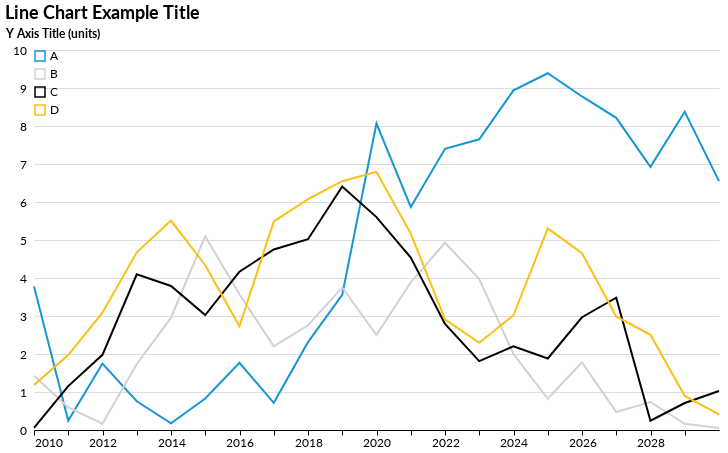

Here is the notebook cell this chart was saved with:
### Code cell
time_chart = alt.Chart(time).mark_line().encode(
    x = "index:T",
    y = alt.Y('value:Q', axis = alt.Axis(title = "Y Axis Title (units)")),
    color = 'variable:N'
).properties(
    title = "Line Chart Example Title"
)

time_chart

### Figure 1 — Vega-Lite specification as saved in the notebook (floating-point values rounded to 4 significant figures)
{"$schema": "https://vega.github.io/schema/vega-lite/v2.6.0.json", "config": {"area": {"fill": "#1696d2"}, "axisX": {"domain": true, "domainColor": "#000000", "domainWidth": 1, "grid": false, "labelAngle": 0, "labelFont": "Lato", "labelFontSize": 12, "tickColor": "#000000", "tickSize": 5, "title": "", "titleFont": "Lato", "titleFontSize": 12, "titlePadding": 10}, "axisY": {"domain": false, "grid": true, "gridColor": "#DEDDDD", "gridWidth": 1, "labelFont": "Lato", "labelFontSize": 12, "labelPadding": 8, "ticks": false, "titleAngle": 0, "titleFont": "Lato", "titleFontSize": 12, "titlePadding": 10, "titleX": 18, "titleY": -10}, "background": "#FFFFFF", "bar": {"binSpacing": 1, "continuousBandSize": 30, "discreteBandSize": 30, "fill": "#1696d2", "size": 40, "stroke": false}, "legend": {"labelFont": "Lato", "labelFontSize": 12, "offset": 0, "orient": "top-left", "symbolSize": 100, "symbolType": "square", "title": "", "titleFont": "Lato", "titleFontSize": 12, "titlePadding": 10}, "line": {"color": "#1696d2", "stroke": "#1696d2", "strokewidth": 5}, "path": {"stroke": "#1696d2", "strokeWidth": 0.5}, "point": {"filled": true}, "range": {"category": ["#1696d2", "#d2d2d2", "#000000", "#fdbf11", "#ec008b", "#55b748", "#5c5859", "#db2b27"], "diverging": ["#cfe8f3", "#a2d4ec", "#73bfe2", "#46abdb", "#1696d2", "#12719e"]}, "text": {"align": "right", "color": "#1696d2", "font": "Lato", "fontSize": 11, "fontWeight": 400, "size": 11}, "title": {"anchor": "start", "font": "Lato", "fontColor": "#000000", "fontSize": 18}, "trail": {"color": "#1696d2", "size": 1, "stroke": "#1696d2", "strokeWidth": 0}, "view": {"stroke": "transparent"}}, "data": {"name": "data-ebc89b5481b964b179fa010f67c816c4"}, "datasets": {"data-ebc89b5481b964b179fa010f67c816c4": [{"index": "2009-12-31T00:00:00", "value": 3.78, "variable": "A"}, {"index": "2010-12-31T00:00:00", "value": 0.2471, "variable": "A"}, {"index": "2011-12-31T00:00:00", "value": 1.748, "variable": "A"}, {"index": "2012-12-31T00:00:00", "value": 0.7556, "variable": "A"}, {"index": "2013-12-31T00:00:00", "value": 0.174, "variable": "A"}, {"index": "2014-12-31T00:00:00", "value": 0.8306, "variable": "A"}, {"index": "2015-12-31T00:00:00", "value": 1.77, "variable": "A"}, {"index": "2016-12-31T00:00:00", "value": 0.7159, "variable": "A"}, {"index": "2017-12-31T00:00:00", "value": 2.312, "variable": "A"}, {"index": "2018-12-31T00:00:00", "value": 3.557, "variable": "A"}, {"index": "2019-12-31T00:00:00", "value": 8.064, "variable": "A"}, {"index": "2020-12-31T00:00:00", "value": 5.869, "variable": "A"}, {"index": "2021-12-31T00:00:00", "value": 7.401, "variable": "A"}, {"index": "2022-12-31T00:00:00", "value": 7.65, "variable": "A"}, {"index": "2023-12-31T00:00:00", "value": 8.937, "variable": "A"}, {"index": "2024-12-31T00:00:00", "value": 9.388, "variable": "A"}, {"index": "2025-12-31T00:00:00", "value": 8.777, "variable": "A"}, {"index": "2026-12-31T00:00:00", "value": 8.215, "variable": "A"}, {"index": "2027-12-31T00:00:00", "value": 6.925, "variable": "A"}, {"index": "2028-12-31T00:00:00", "value": 8.376, "variable": "A"}, {"index": "2029-12-31T00:00:00", "value": 6.548, "variable": "A"}, {"index": "2009-12-31T00:00:00", "value": 1.426, "variable": "B"}, {"index": "2010-12-31T00:00:00", "value": 0.5933, "variable": "B"}, {"index": "2011-12-31T00:00:00", "value": 0.1649, "variable": "B"}, {"index": "2012-12-31T00:00:00", "value": 1.736, "variable": "B"}, {"index": "2013-12-31T00:00:00", "value": 2.956, "variable": "B"}, {"index": "2014-12-31T00:00:00", "value": 5.098, "variable": "B"}, {"index": "2015-12-31T00:00:00", "value": 3.572, "variable": "B"}, {"index": "2016-12-31T00:00:00", "value": 2.199, "variable": "B"}, {"index": "2017-12-31T00:00:00", "value": 2.757, "variable": "B"}, {"index": "2018-12-31T00:00:00", "value": 3.751, "variable": "B"}, {"index": "2019-12-31T00:00:00", "value": 2.498, "variable": "B"}, {"index": "2020-12-31T00:00:00", "value": 3.884, "variable": "B"}, {"index": "2021-12-31T00:00:00", "value": 4.925, "variable": "B"}, {"index": "2022-12-31T00:00:00", "value": 3.969, "variable": "B"}, {"index": "2023-12-31T00:00:00", "value": 2.0, "variable": "B"}, {"index": "2024-12-31T00:00:00", "value": 0.8244, "variable": "B"}, {"index": "2025-12-31T00:00:00", "value": 1.78, "variable": "B"}, {"index": "2026-12-31T00:00:00", "value": 0.4729, "variable": "B"}, {"index": "2027-12-31T00:00:00", "value": 0.7362, "variable": "B"}, {"index": "2028-12-31T00:00:00", "value": 0.1637, "variable": "B"}, {"index": "2029-12-31T00:00:00", "value": 0.05301, "variable": "B"}, {"index": "2009-12-31T00:00:00", "value": 0.05873, "variable": "C"}, {"index": "2010-12-31T00:00:00", "value": 1.156, "variable": "C"}, {"index": "2011-12-31T00:00:00", "value": 1.978, "variable": "C"}, {"index": "2012-12-31T00:00:00", "value": 4.096, "variable": "C"}, {"index": "2013-12-31T00:00:00", "value": 3.791, "variable": "C"}, {"index": "2014-12-31T00:00:00", "value": 3.026, "variable": "C"}, {"index": "2015-12-31T00:00:00", "value": 4.168, "variable": "C"}, {"index": "2016-12-31T00:00:00", "value": 4.75, "variable": "C"}, {"index": "2017-12-31T00:00:00", "value": 5.019, "variable": "C"}, {"index": "2018-12-31T00:00:00", "value": 6.409, "variable": "C"}, {"index": "2019-12-31T00:00:00", "value": 5.603, "variable": "C"}, {"index": "2020-12-31T00:00:00", "value": 4.537, "variable": "C"}, {"index": "2021-12-31T00:00:00", "value": 2.792, "variable": "C"}, {"index": "2022-12-31T00:00:00", "value": 1.814, "variable": "C"}, {"index": "2023-12-31T00:00:00", "value": 2.199, "variable": "C"}, {"index": "2024-12-31T00:00:00", "value": 1.881, "variable": "C"}, {"index": "2025-12-31T00:00:00", "value": 2.967, "variable": "C"}, {"index": "2026-12-31T00:00:00", "value": 3.482, "variable": "C"}, {"index": "2027-12-31T00:00:00", "value": 0.2438, "variable": "C"}, {"index": "2028-12-31T00:00:00", "value": 0.7096, "variable": "C"}, {"index": "2029-12-31T00:00:00", "value": 1.027, "variable": "C"}, {"index": "2009-12-31T00:00:00", "value": 1.186, "variable": "D"}, {"index": "2010-12-31T00:00:00", "value": 1.97, "variable": "D"}, {"index": "2011-12-31T00:00:00", "value": 3.087, "variable": "D"}, {"index": "2012-12-31T00:00:00", "value": 4.677, "variable": "D"}, {"index": "2013-12-31T00:00:00", "value": 5.511, "variable": "D"}, {"index": "2014-12-31T00:00:00", "value": 4.336, "variable": "D"}, {"index": "2015-12-31T00:00:00", "value": 2.728, "variable": "D"}, {"index": "2016-12-31T00:00:00", "value": 5.49, "variable": "D"}, {"index": "2017-12-31T00:00:00", "value": 6.073, "variable": "D"}, {"index": "2018-12-31T00:00:00", "value": 6.547, "variable": "D"}, {"index": "2019-12-31T00:00:00", "value": 6.792, "variable": "D"}, {"index": "2020-12-31T00:00:00", "value": 5.169, "variable": "D"}, {"index": "2021-12-31T00:00:00", "value": 2.909, "variable": "D"}, {"index": "2022-12-31T00:00:00", "value": 2.296, "variable": "D"}, {"index": "2023-12-31T00:00:00", "value": 3.019, "variable": "D"}, {"index": "2024-12-31T00:00:00", "value": 5.307, "variable": "D"}, {"index": "2025-12-31T00:00:00", "value": 4.656, "variable": "D"}, {"index": "2026-12-31T00:00:00", "value": 2.988, "variable": "D"}, {"index": "2027-12-31T00:00:00", "value": 2.506, "variable": "D"}, {"index": "2028-12-31T00:00:00", "value": 0.8972, "variable": "D"}, {"index": "2029-12-31T00:00:00", "value": 0.4088, "variable": "D"}]}, "encoding": {"color": {"field": "variable", "type": "nominal"}, "x": {"field": "index", "type": "temporal"}, "y": {"axis": {"title": "Y Axis Title (units)"}, "field": "value", "type": "quantitative"}}, "height": 380, "mark": "line", "title": "Line Chart Example Title", "width": 685}
